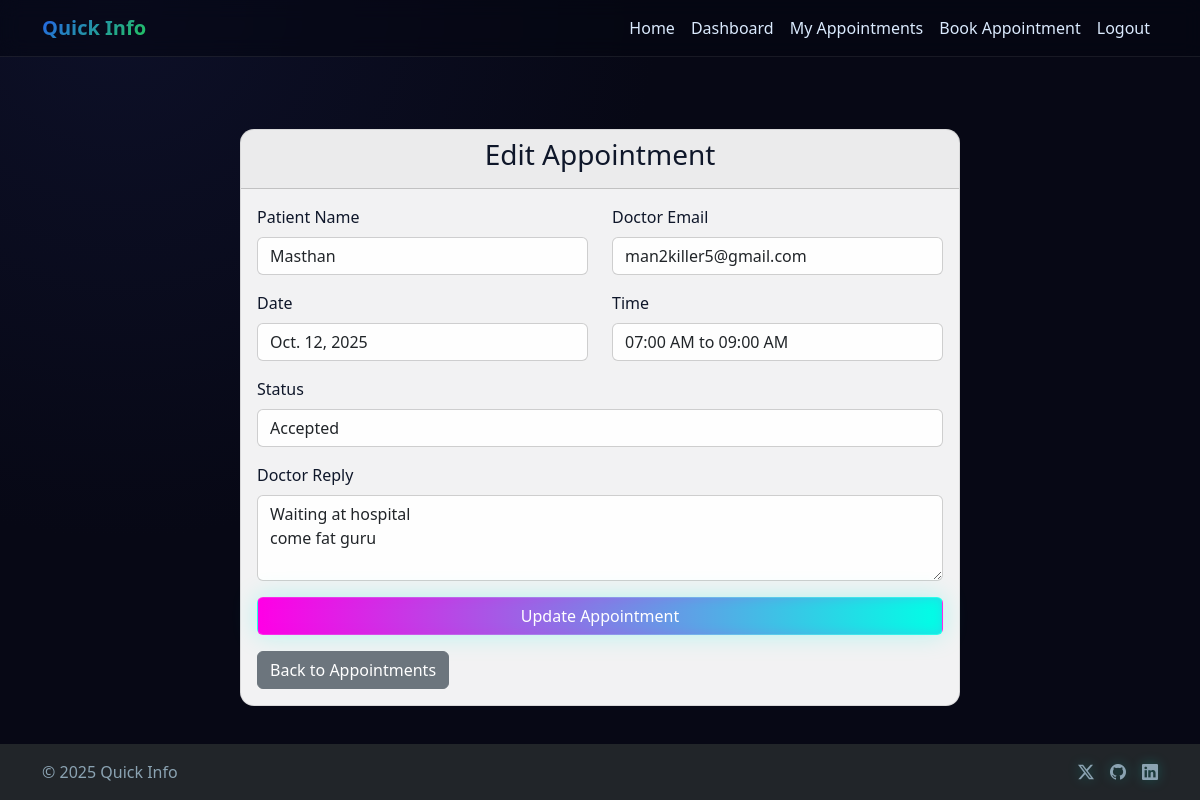
Page /admin_appointment_edit/9/ (signed in) on the earlier database version.
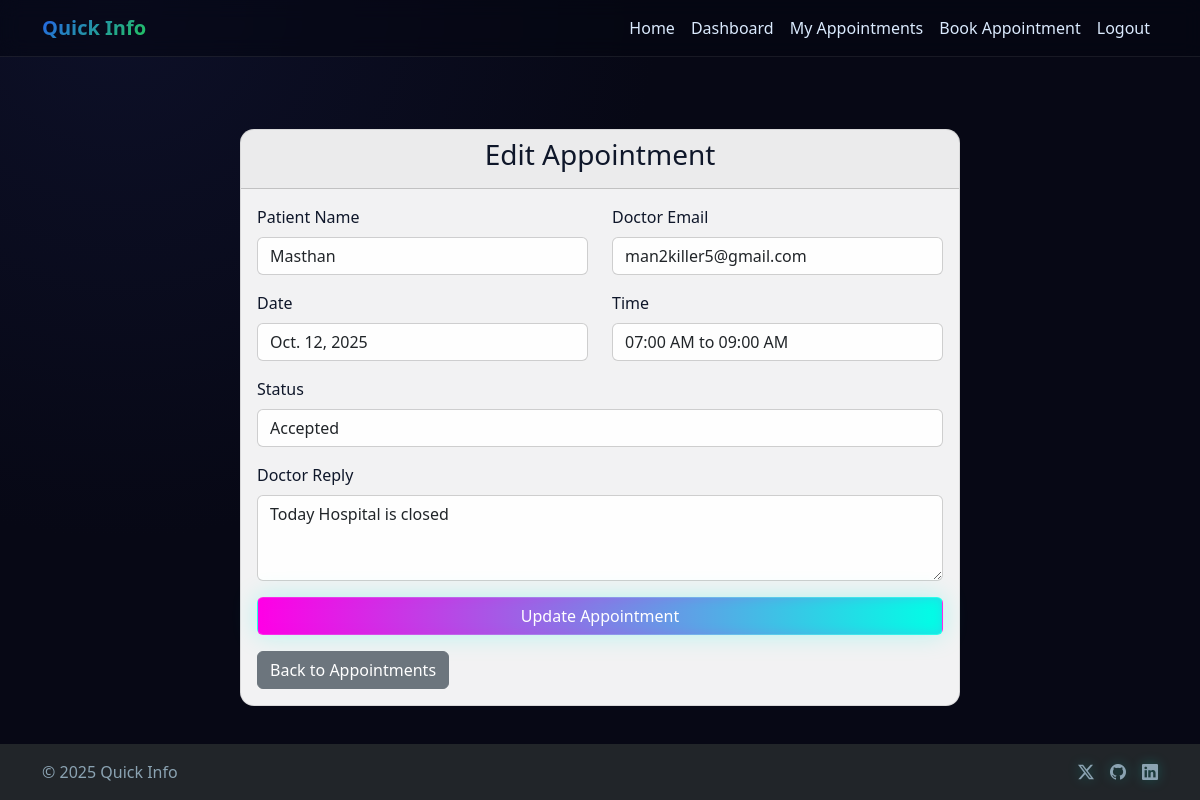
Same page on the later database version.
### quickapp/models.py (models this page shows, shortened)
class user_appointment(models.Model):
    STATUS_CHOICES = [
        ('pending', 'Pending'),
        ('accepted', 'Accepted'),
        ('rejected', 'Rejected'),
        ('ignored', 'Ignored'),
        ('completed', 'Completed'),
    ]
    BOOKING_TYPE_CHOICES = [
        ('self', 'For Myself'),
        ('others', 'For Someone Else'),
    ]
    booking_type = models.CharField(max_length=10, choices=BOOKING_TYPE_CHOICES, default='self')
    booked_by = models.CharField(max_length=20, default='unknown')  # Username of person who booked the appointment
    pusername=models.CharField(max_length=20, null=True, blank=True)  # Only if booking for self
    gender = models.CharField(max_length=20)
    demail = models.EmailField(max_length=40)
    pname=models.CharField(max_length=30)
    page=models.IntegerField()
    problem=models.CharField( max_length=150)
    day=models.DateField()
    time=models.CharField(max_length=50)
    patient_email = models.EmailField(max_length=40, null=True, blank=True)
    patient_mobile = models.IntegerField(null=True, blank=True)
    patient_dob = models.DateField(null=True, blank=True)
    patient_height_cm = models.IntegerField(null=True, blank=True)
    patient_weight_kg = models.IntegerField(null=True, blank=True)
    patient_blood_group = models.CharField(max_length=5, null=True, blank=True)
    diabetes = models.BooleanField(default=False)
    blood_pressure = models.BooleanField(default=False)
    cholesterol = models.BooleanField(default=False)
    ulcer = models.BooleanField(default=False)
    heart_problem = models.BooleanField(default=False)
    liver_problem = models.BooleanField(default=False)
    brain_tumor = models.BooleanField(default=False)
    cancer_related = models.BooleanField(default=False)
    symptoms = models.CharField(max_length=300, null=True, blank=True)
    address = models.CharField(max_length=500, null=True, blank=True)
    status = models.CharField(max_length=20, choices=STATUS_CHOICES, default='pending')
    doctor_reply = models.TextField(null=True, blank=True)
    reply_date = models.DateTimeField(null=True, blank=True)
    created_at = models.DateTimeField(auto_now_add=True)
    updated_at = models.DateTimeField(auto_now=True)

### quickapp/views.py (the view, shortened to what this page needs)
# urls.py: path('admin_appointment_edit/<int:appointment_id>/', admin_appointment_edit, name='admin_appointment_edit'),
@admin_required
def admin_appointment_edit(request, appointment_id):
    try:
        appointment = user_appointment.objects.get(id=appointment_id)
    except user_appointment.DoesNotExist:
        messages.error(request, "Appointment not found")
        return redirect('/admin_appointments/')
    return render(request, 'admin_appointment_form.html', {'appointment': appointment})

### quickapp/views.py (called while the page is built)
def admin_required(view_func):
    @wraps(view_func)
    def wrapper(request, *args, **kwargs):
        if 'admin' not in request.session:
            messages.error(request, "Please log in as admin")
            return redirect('/admin_login/')
        return view_func(request, *args, **kwargs)
    return wrapper

### quickapp/templates/admin_appointment_form.html (shortened to what this page needs)
{% extends 'base.html' %}
{% block content %}
<div class="container mt-5">
    <div class="row justify-content-center">
        <div class="col-md-8">
            <div class="card">
                <div class="card-header">
                    <h3 class="text-center">Edit Appointment</h3>
                </div>
                <div class="card-body">
                    <form method="post">
                        <div class="row">
                            <div class="col-md-6">
                                <div class="mb-3">
                                    <label class="form-label">Patient Name</label>
                                    <input type="text" class="form-control" value="{{ appointment.pname }}" readonly>
                                </div>
                            </div>
                            <div class="col-md-6">
                                <div class="mb-3">
                                    <label class="form-label">Doctor Email</label>
                                    <input type="email" class="form-control" value="{{ appointment.demail }}" readonly>
                                </div>
                            </div>
                        </div>
                        <div class="row">
                            <div class="col-md-6">
                                <div class="mb-3">
                                    <label class="form-label">Date</label>
                                    <input type="text" class="form-control" value="{{ appointment.day }}" readonly>
                                </div>
                            </div>
                            <div class="col-md-6">
                                <div class="mb-3">
                                    <label class="form-label">Time</label>
                                    <input type="text" class="form-control" value="{{ appointment.time }}" readonly>
                                </div>
                            </div>
                        </div>
                        <div class="mb-3">
                            <label for="status" class="form-label">Status</label>
                            <select class="form-control" id="status" name="status" required>
                                <option value="accepted" {% if appointment.status == 'accepted' %}selected{% endif %}>Accepted</option>
                            </select>
                        </div>
                        <div class="mb-3">
                            <label for="doctor_reply" class="form-label">Doctor Reply</label>
                            <textarea class="form-control" id="doctor_reply" name="doctor_reply" rows="3">{{ appointment.doctor_reply }}</textarea>
                        </div>
                        <div class="d-grid">
                            <button type="submit" class="btn btn-primary">Update Appointment</button>
                        </div>
                    </form>
                    <div class="mt-3">
                        <a href="{% url 'admin_appointments' %}" class="btn btn-secondary">Back to Appointments</a>
                    </div>
                </div>
            </div>
        </div>
    </div>
</div>
{% endblock %}

Differences in the rows shown:
changed user_appointment "Masthan": doctor_reply "Waiting at hospital come fat guru" → "Today Hospital is closed"
